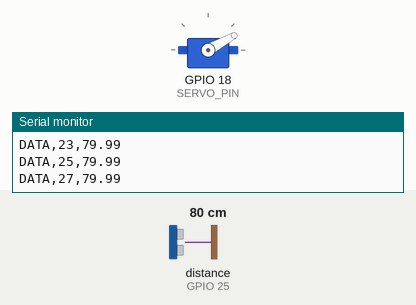
Recording of a program running on a simulated ESP32. Parts: servo, the last lines printed to the serial monitor. Wiring (inferred from the names in the program): ultrasonic range finder: trigger GPIO 14; echo GPIO 25. The test bench sets the inputs (shaded band); at power-on: distance to the obstacle (sensor on GPIO 25) 80 cm. The echo pulse lasts 58.3 µs per cm.

Above: at 2.2 s.
2.3 s: distance to the obstacle (sensor on GPIO 25) set to 2 cm
At 3.15 s:
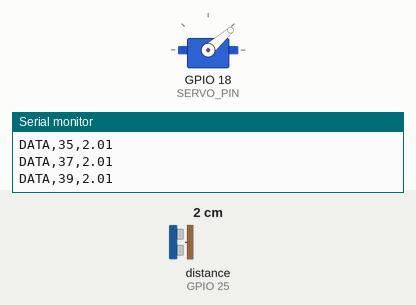
5.3 s: distance to the obstacle (sensor on GPIO 25) set to 250 cm
At 5.47 s:
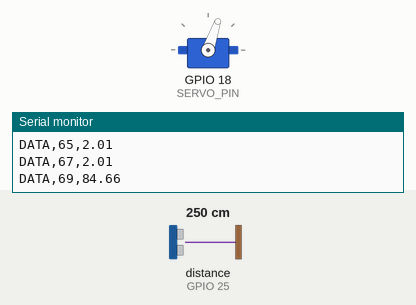
14.3 s: distance to the obstacle (sensor on GPIO 25) set to 299 cm
At 14.76 s:
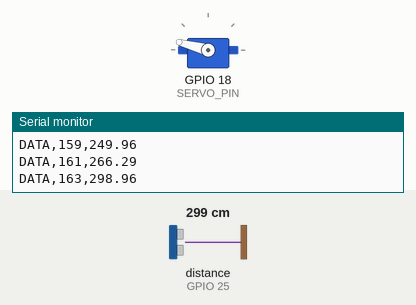
Timing chart, 0 to 23.3 s (numbered marks = the images above; inputs shaded):
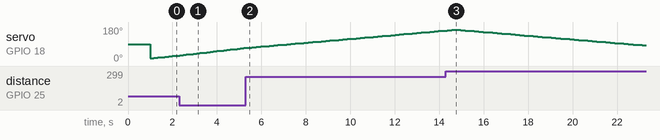

Measured:
- by itself, servo on GPIO 18 (SERVO_PIN): rises from 161° to 165° in 0.20 s, then falls to 83° in 8.6 s

The program:

main.cpp
```cpp
#include <Arduino.h>
#include <ESP32Servo.h>

const int SERVO_PIN = 18;
const int TRIG_PIN  = 14;
const int ECHO_PIN  = 25;

const int MIN_ANGLE = 15;   // For mechanical end stops
const int MAX_ANGLE = 165;
const int STEP_ANGLE = 2;

const int SERVO_SETTLE_MS = 60;   // Wait after each move
const int GAP_BETWEEN_READS_MS = 30; // Time between readings at the same angle
const int SAMPLES_PER_ANGLE = 3; // because the sensor is noisy

const float MAX_VALID_DISTANCE_CM = 400.0;
const float MIN_VALID_DISTANCE_CM = 2.0;

const unsigned long ECHO_TIMEOUT_US = 30000; // if there is no object within range

Servo radarServo;

// put function declarations here:
float measureDistance() {
  // 3 microsecond low pulse to ensure clean HIGH pulse
  digitalWrite(TRIG_PIN, LOW);
  delayMicroseconds(3);

  // 10 us trigger pulse
  digitalWrite(TRIG_PIN, HIGH);
  delayMicroseconds(10);
  digitalWrite(TRIG_PIN, LOW);

  unsigned long duration = pulseIn(ECHO_PIN, HIGH, ECHO_TIMEOUT_US);

  if (duration == 0) {
    return -1.0; // no echo
  }

  float distance = (duration * 0.0343f) / 2.0f; // The speed of sound devided by 2 (go and back)

  if (distance < MIN_VALID_DISTANCE_CM || distance > MAX_VALID_DISTANCE_CM) {
    return -1.0;
  }

  return distance;
}

float measureDistanceAverage() {
  float sum = 0.0;
  int count = 0;

  for (int i = 0; i < SAMPLES_PER_ANGLE; i++) {
    float d = measureDistance();
    if (d >= 0) {
      sum += d;
      count++;
    }
    delay(GAP_BETWEEN_READS_MS);
  }

  if (count == 0) {
    return -1.0;
  }

  return sum / count;
}

void printReading(int angle, float distance) {
  // if (distance < 0) {
  //   Serial.print("Angle: ");
  //   Serial.print(angle);
  //   Serial.println(" deg | Distance: Out of range");
  // } else {
  //   Serial.print("Angle: ");
  //   Serial.print(angle);
  //   Serial.print(" deg | Distance: ");
  //   Serial.print(distance, 2);
  //   Serial.println(" cm");
  // }
  Serial.print("DATA,");
  Serial.print(angle);
  Serial.print(",");
  Serial.println(distance, 2);   // -1.00 means out of range
}

void moveMeasure(int angle) {
  radarServo.write(angle);
  delay(SERVO_SETTLE_MS);

  float distance = measureDistanceAverage();
  printReading(angle, distance);
}

void setup() {
  // put your setup code here, to run once:
  Serial.begin(115200);
  pinMode(TRIG_PIN, OUTPUT);
  pinMode(ECHO_PIN, INPUT);

  radarServo.setPeriodHertz(50); // Standard for servo
  radarServo.attach(SERVO_PIN, 500, 2400); //Calibration range for servo

  radarServo.write(90);
  delay(1000);

  Serial.println("Radar scan starting...");
}

void loop() {
  // put your main code here, to run repeatedly:
  // Sweep left to right
  for (int angle = MIN_ANGLE; angle <= MAX_ANGLE; angle += STEP_ANGLE) {
    moveMeasure(angle);
  }

  // Sweep right to left
  for (int angle = MAX_ANGLE; angle >= MIN_ANGLE; angle -= STEP_ANGLE) {
    moveMeasure(angle);
  }
}
```
